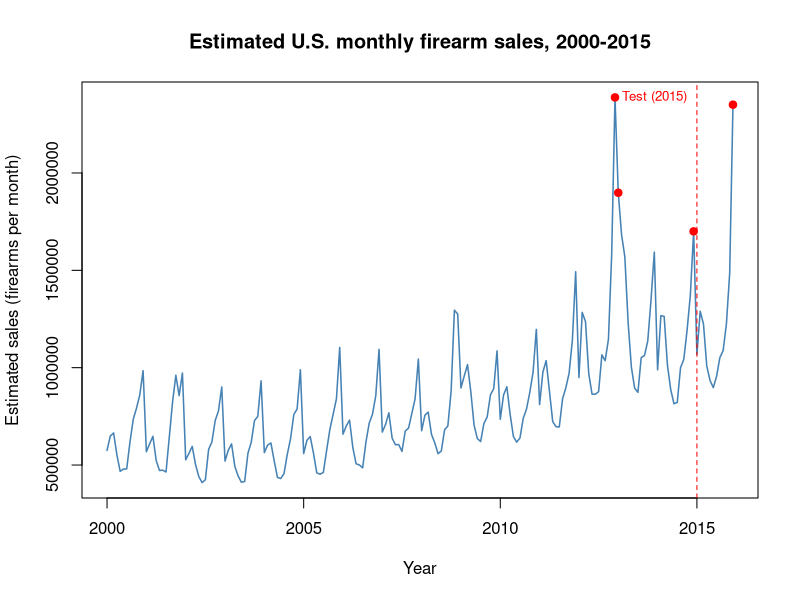
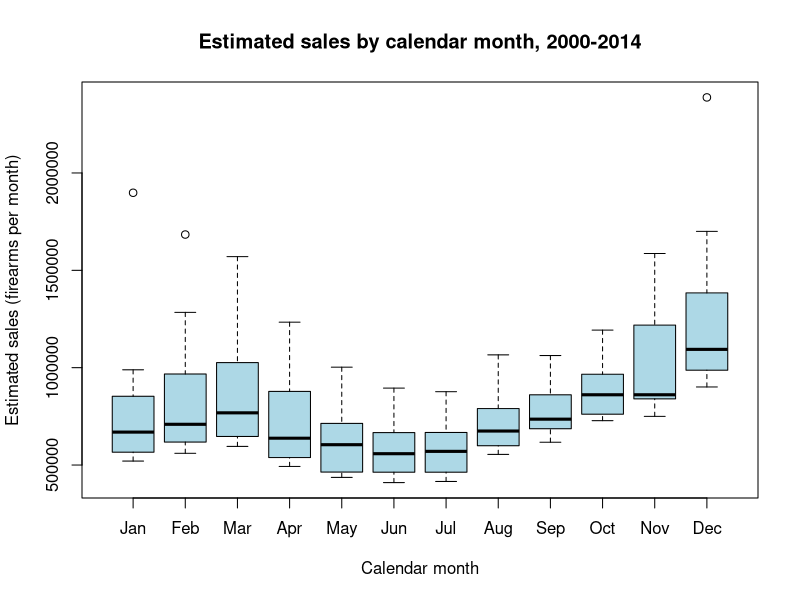
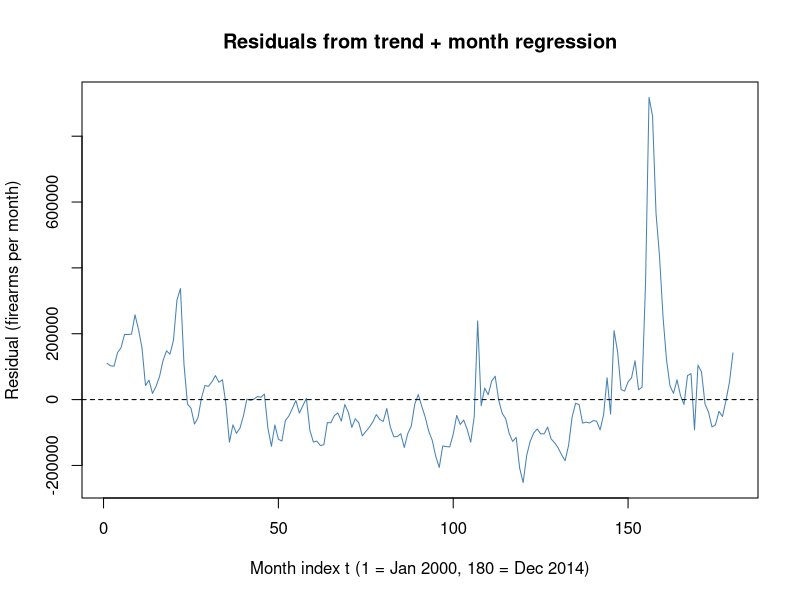
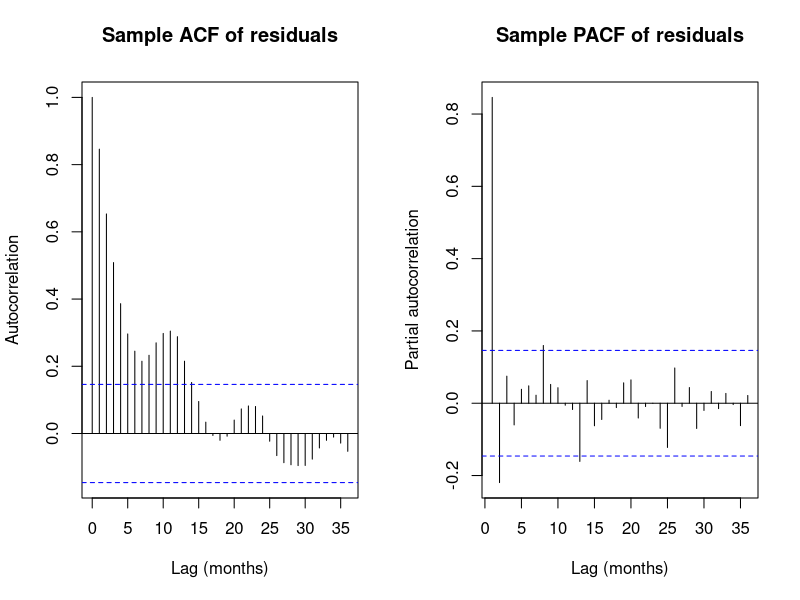
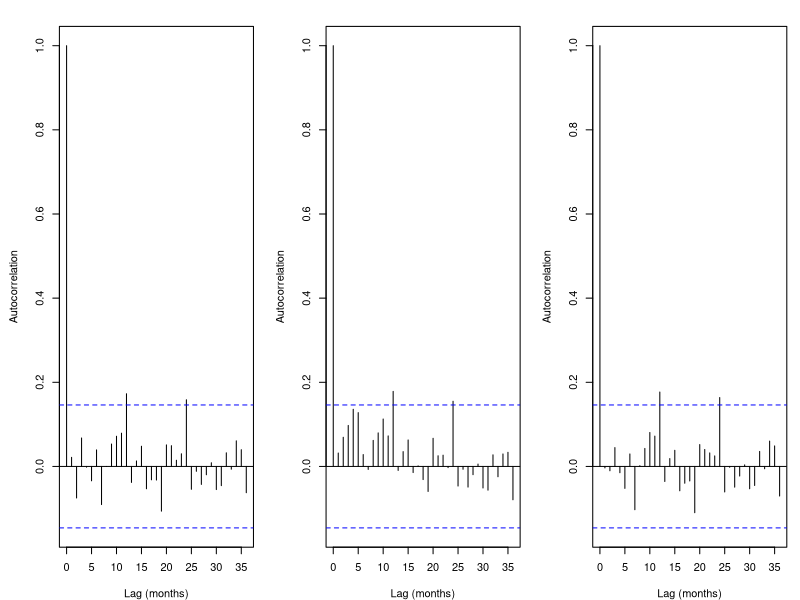
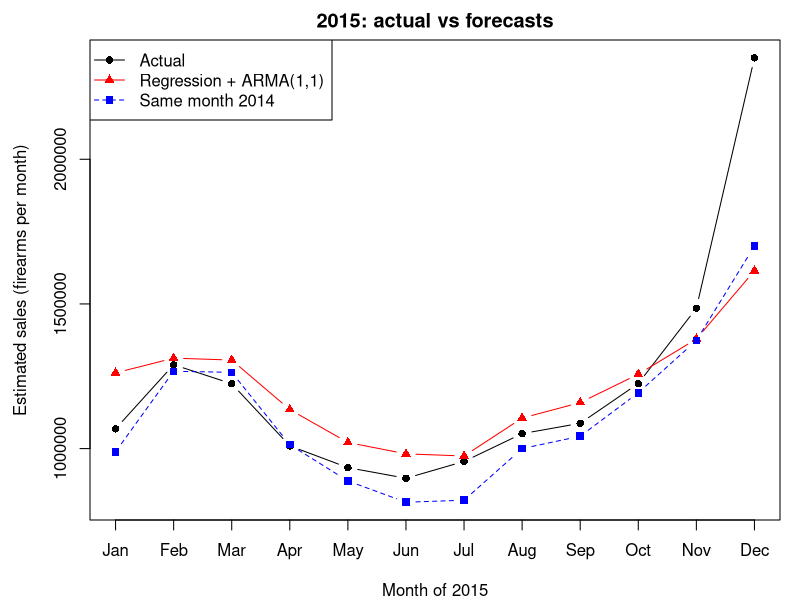
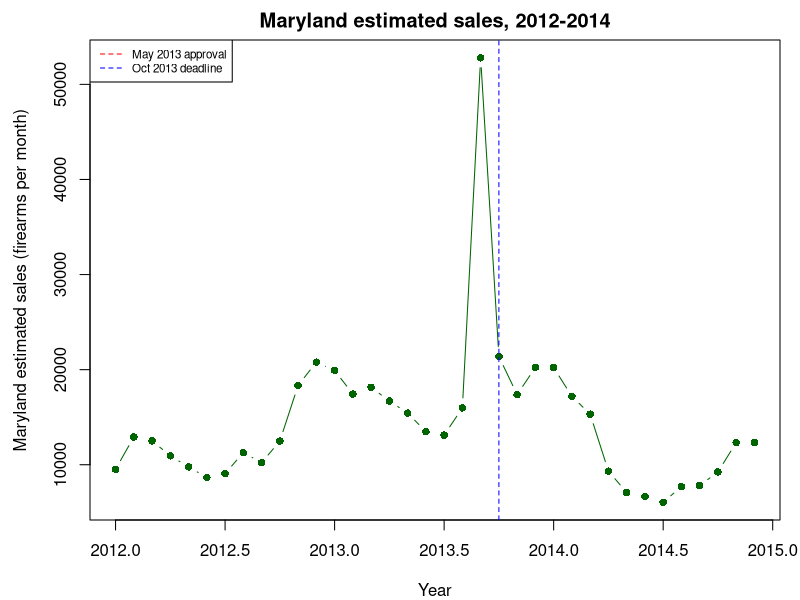

Reproduce these figures in R, in order.
## ---- chunk 1
knitr::opts_chunk$set(echo = FALSE, warning = FALSE, message = FALSE,
                      fig.width = 6.5, fig.height = 3, fig.align = "center",
                      out.width = "90%", par = TRUE)
knitr::knit_hooks$set(par = function(before, options, envir) {
  if (before) par(mar = c(4, 5, 2, 1), mgp = c(2.6, 0.7, 0), las = 1,
                  cex.main = 0.9, cex.lab = 0.85, cex.axis = 0.75)
})
options(scipen = 999)
alldata <- read.csv("STAT137_Gun_Sales_2000_2015.csv")
## ---- chunk 2
head(alldata)
dim(alldata)
str(alldata)

sum(is.na(alldata)) 

table(alldata$state)

national <- subset(alldata, state == "Totals")
national <- national[order(national$year,
national$month.num), ]
national$sales <- 1.1 * (national$handgun + national$longgun) +
2 * national$multiple_corrected

Y <- ts(national$sales, start = c(2000, 1), frequency = 12)
## ---- chunk 3
plot(Y, type = "l", col = "steelblue", lwd = 1.5,
     xlab = "Year", ylab = "Estimated sales (firearms per month)",
     main = "Estimated U.S. monthly firearm sales, 2000-2015")
abline(v = 2015, lty = 2, col = "red") 
text(2015, max(Y), "Test (2015)", pos = 2, col = "red", cex = 0.8)

top <- order(national$sales, decreasing = TRUE)[1:4]
points(time(Y)[top], Y[top], col = "red", pch = 19)
## ---- chunk 4
data.frame(year = national$year[top], month = national$month.num[top], sales = national$sales[top])
## ---- chunk 5
# Training-only regression data (for questions below)
d <- data.frame(y = as.numeric(Y), t = 1:192,
month = factor(rep(1:12, 16)))
train <- d[1:180, ]
test <- d[181:192, ]
## ---- chunk 6
# Table of average sales by calendar month
month_tab <- aggregate(y ~ month, data = train,
                       FUN = function(x) c(mean = mean(x), median = median(x)))
print(month_tab)

# Boxplot by month
boxplot(y ~ month, data = train, names = month.abb,
        xlab = "Calendar month", ylab = "Estimated sales (firearms per month)",
        main = "Estimated sales by calendar month, 2000-2014", col = "lightblue")
## ---- chunk 7
fit <- lm(y ~ t + month, data = train)
summary(fit)
coef(fit)[c("t", "month12")]
## ---- chunk 8
train$res <- resid(fit)
plot(1:180, train$res, type = "l", col = "steelblue",
     xlab = "Month index t (1 = Jan 2000, 180 = Dec 2014)",
     ylab = "Residual (firearms per month)", 
     main = "Residuals from trend + month regression")
abline(h = 0, lty = 2)
## ---- chunk 9
res <- train$res

par(mfrow = c(1, 2))
acf(res,  lag.max = 36, main = "Sample ACF of residuals",
    xlab = "Lag (months)", ylab = "Autocorrelation")
pacf(res, lag.max = 36, main = "Sample PACF of residuals",
     xlab = "Lag (months)", ylab = "Partial autocorrelation")
par(mfrow = c(1, 1))
## ---- chunk 10
c(first = sd(res[1:90]), second = sd(res[91:180]))
data.frame(lag = c(1,2,3,12,24),
           ACF = acf(res, plot = FALSE, lag.max = 24)$acf[c(2,3,4,13,25)],
           PACF = pacf(res, plot = FALSE, lag.max = 24)$acf[c(1,2,3,12,24)])
## ---- chunk 11
m_ar   <- arima(res, order = c(2, 0, 0))   # AR(2)
m_ma   <- arima(res, order = c(0, 0, 4))   # MA(4)
m_arma <- arima(res, order = c(1, 0, 1))   # ARMA(1,1)

m_ar; m_ma; m_arma  # coefficients, sigma^2, aic
c(AR2 = AIC(m_ar), MA4 = AIC(m_ma), ARMA11 = AIC(m_arma))

mods <- list(AR2 = m_ar, MA4 = m_ma, ARMA11 = m_arma)
## ---- chunk 12
knitr::kable(data.frame(Model = names(mods), sigma2 = sapply(mods, function(m) m$sigma2), AIC = sapply(mods, AIC)))
## ---- chunk 13
p_q <- c(AR2 = 2, MA4 = 4, ARMA11 = 2)
## ---- chunk 14
par(mfrow = c(1, 3), mar = c(4, 4.5, 2, 1))
for (nm in names(mods)) {
  acf(resid(mods[[nm]]), lag.max = 36, main = paste("Residual ACF:", nm),
      xlab = "Lag (months)", ylab = "Autocorrelation")
}
par(mfrow = c(1, 1))
## ---- chunk 15
for (nm in names(mods)) {
  print(nm)
  print(Box.test(resid(mods[[nm]]), lag = 24, type = "Ljung-Box", fitdf = p_q[nm]))
}
## ---- chunk 16
lb <- sapply(names(mods), function(nm) Box.test(resid(mods[[nm]]), lag = 24, type = "Ljung-Box", fitdf = p_q[nm])$p.value)
aic <- sapply(mods, AIC)
best_nm <- names(which.min(aic[lb >= 0.05]))
best_nm
## ---- chunk 17
# Deterministic part + ARMA part
det_fc  <- predict(fit, newdata = test)       # trend + season
arma_fc <- predict(m_arma, n.ahead = 12)$pred # residual forecast
fc      <- as.numeric(det_fc) + as.numeric(arma_fc)

# Benchmark: same month of 2014
naive   <- d$y[169:180]
actual  <- test$y

mae  <- function(a, p) mean(abs(a - p))
rmse <- function(a, p) sqrt(mean((a - p)^2))
data.frame(method = c("Regression + ARMA(1,1)", "Same month 2014"),
           MAE  = c(mae(actual, fc),  mae(actual, naive)),
           RMSE = c(rmse(actual, fc), rmse(actual, naive)))
## ---- chunk 18
knitr::kable(data.frame(Month = month.abb, Actual = round(actual), Model = round(fc), Benchmark = round(naive)))
## ---- chunk 19
sum(abs(actual - naive) < abs(actual - fc))
100 * (1 - mae(actual, naive) / mae(actual, fc))
## ---- chunk 20
plot(1:12, actual, type = "b", pch = 16, ylim = range(actual, fc, naive),
     xaxt = "n", xlab = "Month of 2015",
     ylab = "Estimated sales (firearms per month)",
     main = "2015: actual vs forecasts")
axis(1, at = 1:12, labels = month.abb)
lines(1:12, fc,    type = "b", pch = 17, col = "red")
lines(1:12, naive, type = "b", pch = 15, col = "blue", lty = 2)
legend("topleft", c("Actual", "Regression + ARMA(1,1)", "Same month 2014"),
       col = c("black", "red", "blue"), pch = c(16, 17, 15), lty = c(1, 1, 2))
## ---- chunk 21
md <- subset(alldata, state == "Maryland")
md <- md[order(md$year, md$month.num), ]
md$sales <- 1.1 * (md$handgun + md$longgun) + 2 * md$multiple_corrected
MD <- ts(md$sales, start = c(2000, 1), frequency = 12)
## ---- chunk 22
mdw <- window(MD, start = c(2012, 1), end = c(2014, 12))
plot(mdw, type = "b", pch = 16, col = "darkgreen",
     xlab = "Year", ylab = "Maryland estimated sales (firearms per month)",
     main = "Maryland estimated sales, 2012-2014")
abline(v = 2013 + 9/12, lty = 2, col = "blue")
legend("topleft", c("May 2013 approval", "Oct 2013 deadline"), lty = 2, col = c("red", "blue"), cex = 0.7)
